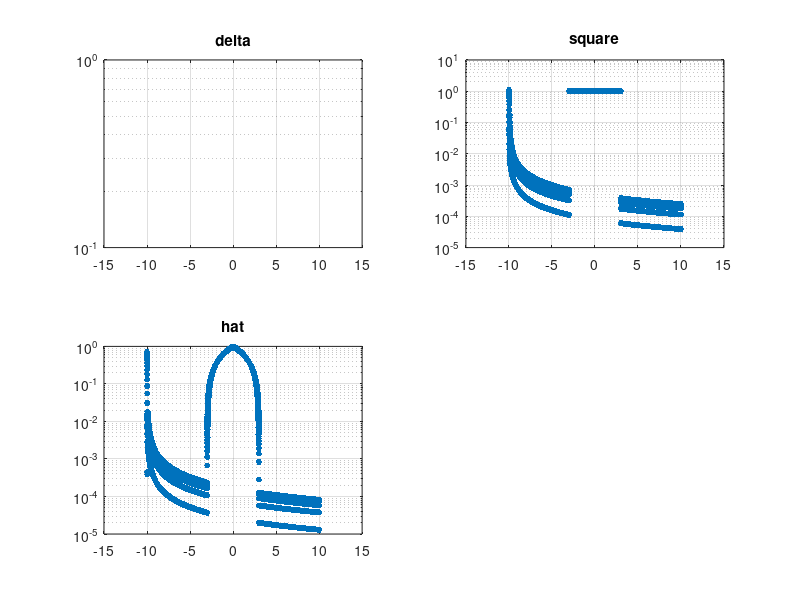

This chart was generated by the following MATLAB code:
clear all
  h = (1/64); xmax = 10; clf
  x = -xmax:h:xmax;                   
  xx = -xmax-h/20:h/10:xmax+h/20;
  
  v1= @(x) (x==0);
  v2= @(x) (abs(x)<=3);
  v3= @(x)  max(0,1-abs(x)/3);
  
  p1 = zeros(size(xx));
  p2 = zeros(size(xx));
  p3 = zeros(size(xx));
    for i = 1:length(x),
      p1 = p1 + v1(i)*sin(pi*(xx-x(i))/h)./(pi*(xx-x(i))/h);
      p2 = p2 + v2(i)*sin(pi*(xx-x(i))/h)./(pi*(xx-x(i))/h);
      p3 = p3 + v3(i)*sin(pi*(xx-x(i))/h)./(pi*(xx-x(i))/h);
      
    end
 error1=abs(v1(xx)-p1);
 error2=abs(v2(xx)-p2);
 error3=abs(v3(xx)-p3);
 subplot(2,2,1, 'XScale', 'log', 'YScale', 'log');
 semilogy(xx,error1,'.','markersize',14), grid on
 title('delta');
 
 subplot(2,2,2, 'XScale', 'log', 'YScale', 'log');
 semilogy(xx,error2,'.','markersize',14), grid on;
 title('square');
 
 subplot(2,2,3, 'XScale', 'log', 'YScale', 'log')
 semilogy(xx,error3,'.','markersize',14), grid on
 title('hat')
 
 
 
 